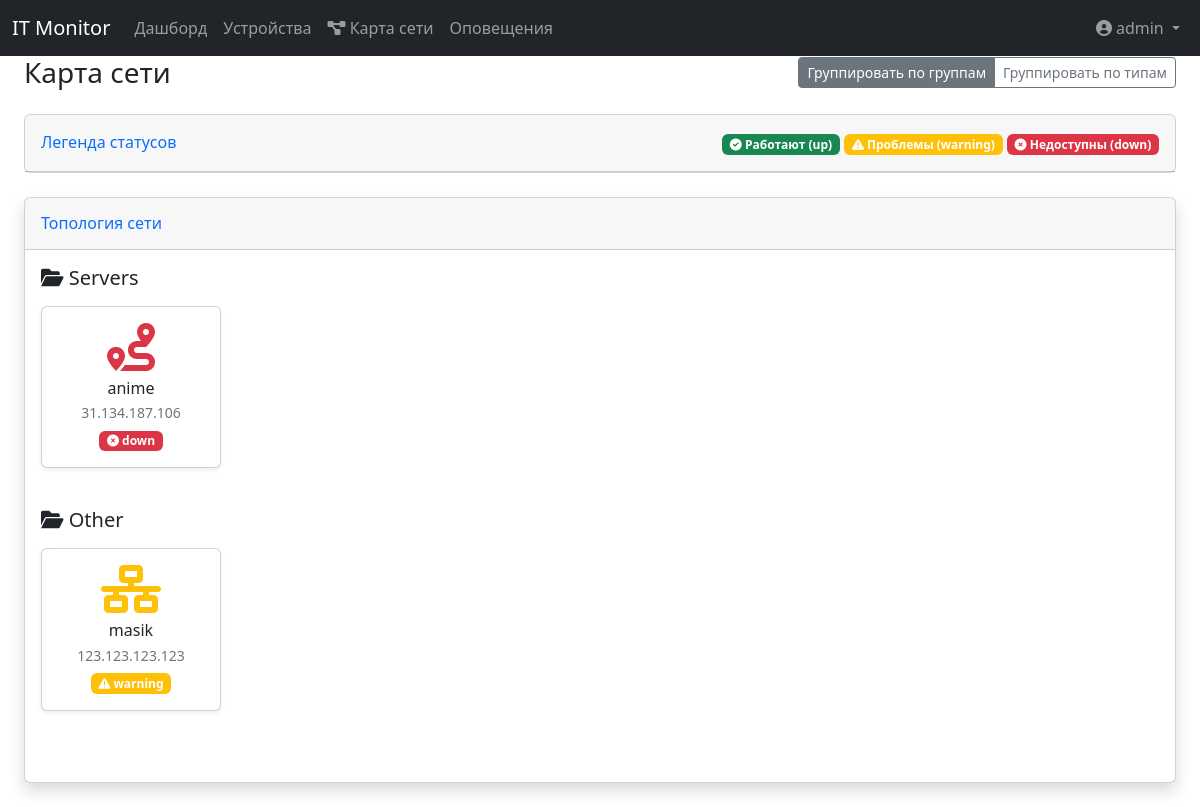
/network_map (signed in), run on the app's committed database.
### app.py (models this page shows, shortened)
class User(UserMixin, db.Model):
    __tablename__ = 'users'
    id = db.Column(db.Integer, primary_key=True)
    login = db.Column(db.String(50), unique=True, nullable=False)
    password_hash = db.Column('pass', db.String(100), nullable=False)  # Используем имя столбца из БД
    role = db.Column(db.String(20), nullable=False, default='user')

class Device(db.Model):
    __tablename__ = 'devices'
    id = db.Column(db.Integer, primary_key=True)
    name = db.Column(db.String(100), nullable=False)
    ip_address = db.Column(db.String(15), nullable=False)
    device_type = db.Column(db.Enum(DeviceType, values_callable=lambda x: [e.value for e in DeviceType]),
                            nullable=False,
                            default=DeviceType.OTHER)
    group = db.Column(db.String(50), nullable=False)
    check_interval = db.Column(db.Integer, default=60)  # Интервал проверки в секундах
    monitoring_methods = db.Column(db.String(200), default='ping')  # Методы мониторинга, хранятся как строка, разделенная запятыми.
    description = db.Column(db.String(200))
    created_at = db.Column(db.DateTime, default=datetime.utcnow)
    updated_at = db.Column(db.DateTime, default=datetime.utcnow, onupdate=datetime.utcnow)
    last_check = db.Column(db.DateTime)
    monitoring_results = db.relationship(
        'MonitoringResult',
        back_populates='device',
        lazy='dynamic',
        cascade='all, delete-orphan'
    )
    @property
    def last_check(self):
        last_result = self.monitoring_results.order_by(MonitoringResult.timestamp.desc()).first()
        return last_result.timestamp if last_result else None

### app.py (the view)
@app.route('/network_map')
@login_required
def network_map():
    devices = Device.query.all()
    for device in devices:
        last_result = device.monitoring_results.order_by(
            MonitoringResult.timestamp.desc()
        ).first()
        device.last_status = last_result.status if last_result else 'unknown'
    groups = {}
    for device in devices:
        if device.group not in groups:
            groups[device.group] = []
        groups[device.group].append(device)
    types = {}
    for device in devices:
        if device.device_type.value not in types:
            types[device.device_type.value] = []
        types[device.device_type.value].append(device)
    return render_template('network_map.html',
                           groups=groups,
                           types=types,
                           DeviceType=DeviceType)

### app.py (called while the page is built)
@login_manager.user_loader
def load_user(user_id):
    return User.query.get(int(user_id))

@app.before_request
def check_admin_count():
    if request.path.startswith('/admin'):  # Проверяем путь вместо endpoint
        admins_count = User.query.filter_by(role='admin').count()
        if admins_count < 1:
            abort(403, description="В системе должен быть хотя бы один администратор")

### templates/network_map.html (shortened to what this page needs)
{% extends "base.html" %}
{% block content %}
<div class="container-fluid">
    <div class="d-sm-flex align-items-center justify-content-between mb-4">
        <h1 class="h3 mb-0 text-gray-800">Карта сети</h1>
        <div class="btn-group">
            <button type="button" class="btn btn-sm btn-outline-secondary active" id="arrangeByGroup">
                Группировать по группам
            </button>
            <button type="button" class="btn btn-sm btn-outline-secondary" id="arrangeByType">
                Группировать по типам
            </button>
        </div>
    </div>
    <div class="card mb-4">
        <div class="card-header py-3 d-flex justify-content-between align-items-center">
            <h6 class="m-0 font-weight-bold text-primary">Легенда статусов</h6>
            <div>
                <span class="badge bg-success text-white mr-2">
                    <i class="fas fa-check-circle"></i> Работают (up)
                </span>
                <span class="badge bg-warning text-white mr-2">
                    <i class="fas fa-exclamation-triangle"></i> Проблемы (warning)
                </span>
                <span class="badge bg-danger text-white">
                    <i class="fas fa-times-circle"></i> Недоступны (down)
                </span>
            </div>
        </div>
    </div>
    <div class="card shadow mb-4">
        <div class="card-header py-3">
            <h6 class="m-0 font-weight-bold text-primary">Топология сети</h6>
        </div>
        <div class="card-body">
            <div id="network-map" style="min-height: 500px; position: relative;">
                <div id="group-view">
                    {% for group, devices in groups.items() %}
                    <div class="device-group mb-4" data-group="{{ group }}">
                        <h5 class="mb-3">
                            <i class="fas fa-folder-open"></i> {{ group|capitalize }}
                        </h5>
                        <div class="d-flex flex-wrap">
                            {% for device in devices %}
                            {% include '_device_card.html' %}
                            {% endfor %}
                        </div>
                    </div>
                    {% endfor %}
                </div>
            </div>
        </div>
    </div>
</div>
{% endblock %}

### templates/navbar.html (shortened to what this page needs)
<nav class="navbar navbar-expand-lg navbar-dark bg-dark">
    <div class="container-fluid">
        <a class="navbar-brand" href="/">IT Monitor</a>
        <div class="collapse navbar-collapse" id="navbarNav">
            <ul class="navbar-nav me-auto">
                <li class="nav-item">
                    <a class="nav-link" href="{{ url_for('dashboard') }}">Дашборд</a>
                </li>
                <li class="nav-item">
                    <a class="nav-link" href="{{ url_for('device_list') }}">Устройства</a>
                </li>
                <li class="nav-item">
                    <a class="nav-link" href="{{ url_for('network_map') }}">
                        <i class="fas fa-project-diagram"></i>
                        <span>Карта сети</span>
                    </a>
                </li>
                <li class="nav-item">
                    <a class="nav-link" href="{{ url_for('alert_list') }}">Оповещения</a>
                </li>
            </ul>
            <ul class="navbar-nav">
                <li class="nav-item dropdown">
                    <a class="nav-link dropdown-toggle" href="#" role="button" data-bs-toggle="dropdown">
                        <i class="fas fa-user-circle me-1"></i>{{ current_user.login }}
                    </a>
                </li>
            </ul>
        </div>
    </div>
</nav>

### templates/_device_card.html
<div class="device-card mr-3 mb-3"
     data-device-id="{{ device.id }}"
     data-group="{{ device.group }}"
     data-type="{{ device.device_type.value }}">
    <div class="card shadow-sm" style="width: 180px;">
        <div class="card-body text-center">
            <div class="status-icon mb-2 text-{% if device.last_status == 'up' %}success{% elif device.last_status == 'warning' %}warning{% elif device.last_status == 'down' %}danger{% endif %}">
                {% if device.device_type.value == 'server' %}
                <i class="fas fa-server fa-3x"></i>
                {% elif device.device_type.value == 'router' %}
                <i class="fas fa-route fa-3x"></i>
                {% elif device.device_type.value == 'switch' %}
                <i class="fas fa-network-wired fa-3x"></i>
                {% elif device.device_type.value == 'camera' %}
                <i class="fas fa-video fa-3x"></i>
                {% else %}
                <i class="fas fa-desktop fa-3x"></i>
                {% endif %}
            </div>
            <h6 class="card-title mb-1">{{ device.name }}</h6>
            <p class="text-muted small mb-1">{{ device.ip_address }}</p>
            <span class="badge bg-{% if device.last_status == 'up' %}success{% elif device.last_status == 'warning' %}warning{% elif device.last_status == 'down' %}danger{% endif %} text-white">
                <i class="fas {% if device.last_status == 'up' %}fa-check-circle{% elif device.last_status == 'warning' %}fa-exclamation-triangle{% else %}fa-times-circle{% endif %}"></i>
                {{ device.last_status }}
            </span>
        </div>
    </div>
</div>

### data on the page
User: login "admin"
Device: group "Servers", device_type "router" (drawn), name "anime", ip_address "31.134.187.106", last_status "down"
Device: group "Other", device_type "switch" (drawn), name "masik", ip_address "123.123.123.123", last_status "warning"
